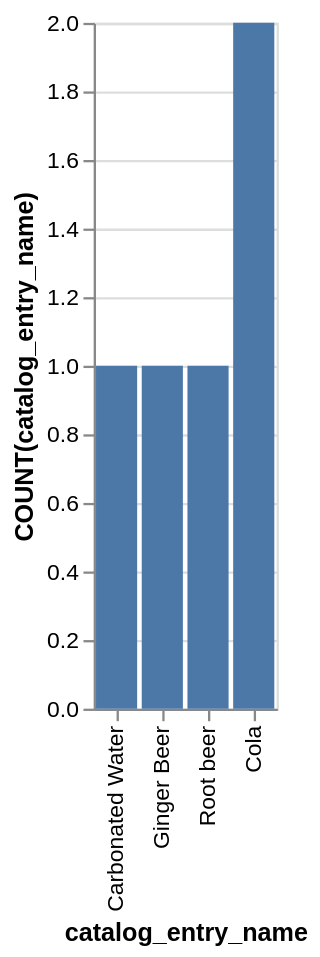

The specification (Vega-Lite) saved for this image:
### Vega-Lite specification from a JSON file in a GitHub repository (floating-point values rounded to 4 significant figures)
{"data": {"values": [{"x_data": "Carbonated Water", "y_data": 1}, {"x_data": "Ginger Beer", "y_data": 1}, {"x_data": "Root beer", "y_data": 1}, {"x_data": "Cola", "y_data": 2}]}, "mark": "bar", "encoding": {"x": {"field": "x_data", "type": "nominal", "title": "catalog_entry_name", "sort": {"op": "sum", "field": "y_data", "order": "ascending"}}, "y": {"field": "y_data", "type": "quantitative", "title": "COUNT(catalog_entry_name)"}}}
